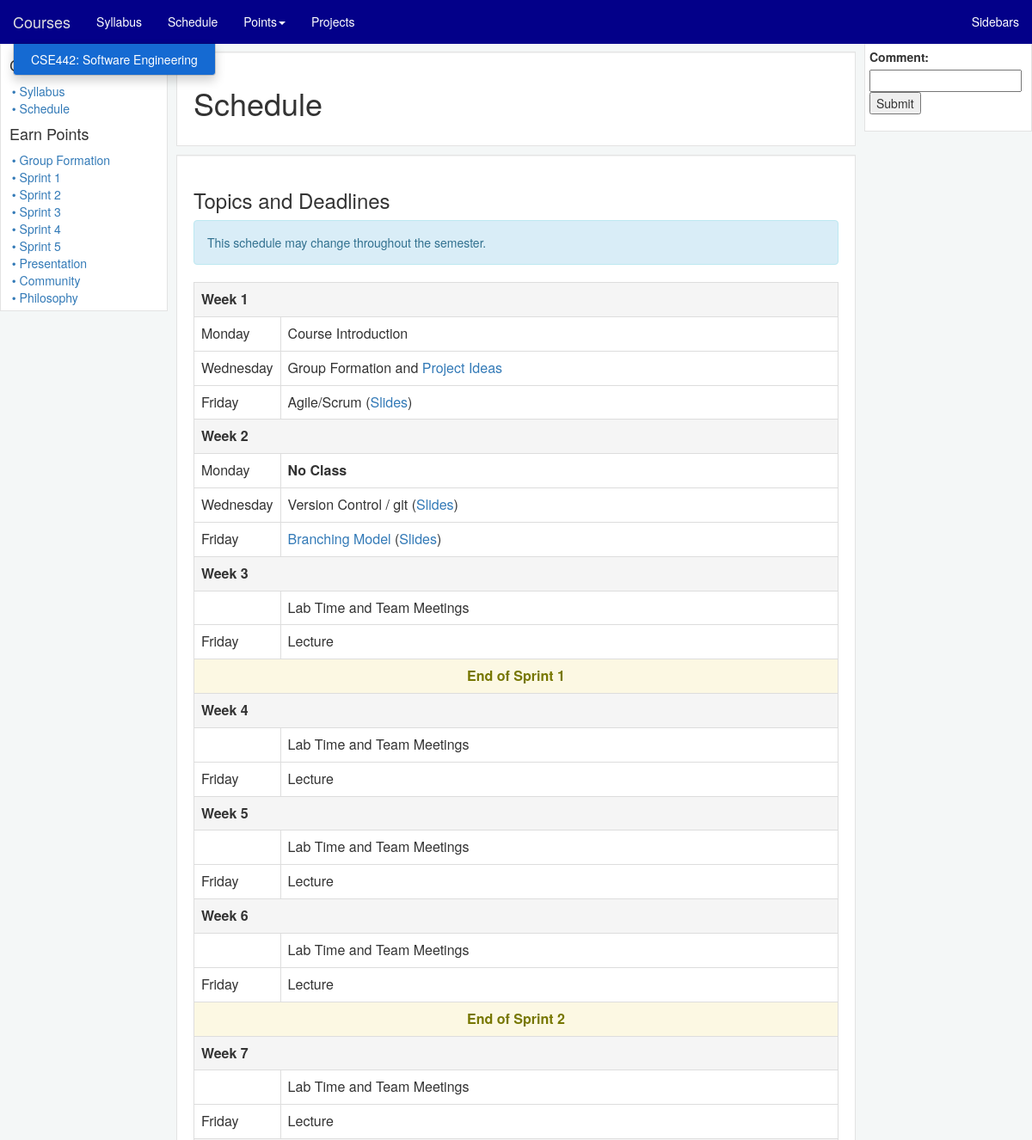
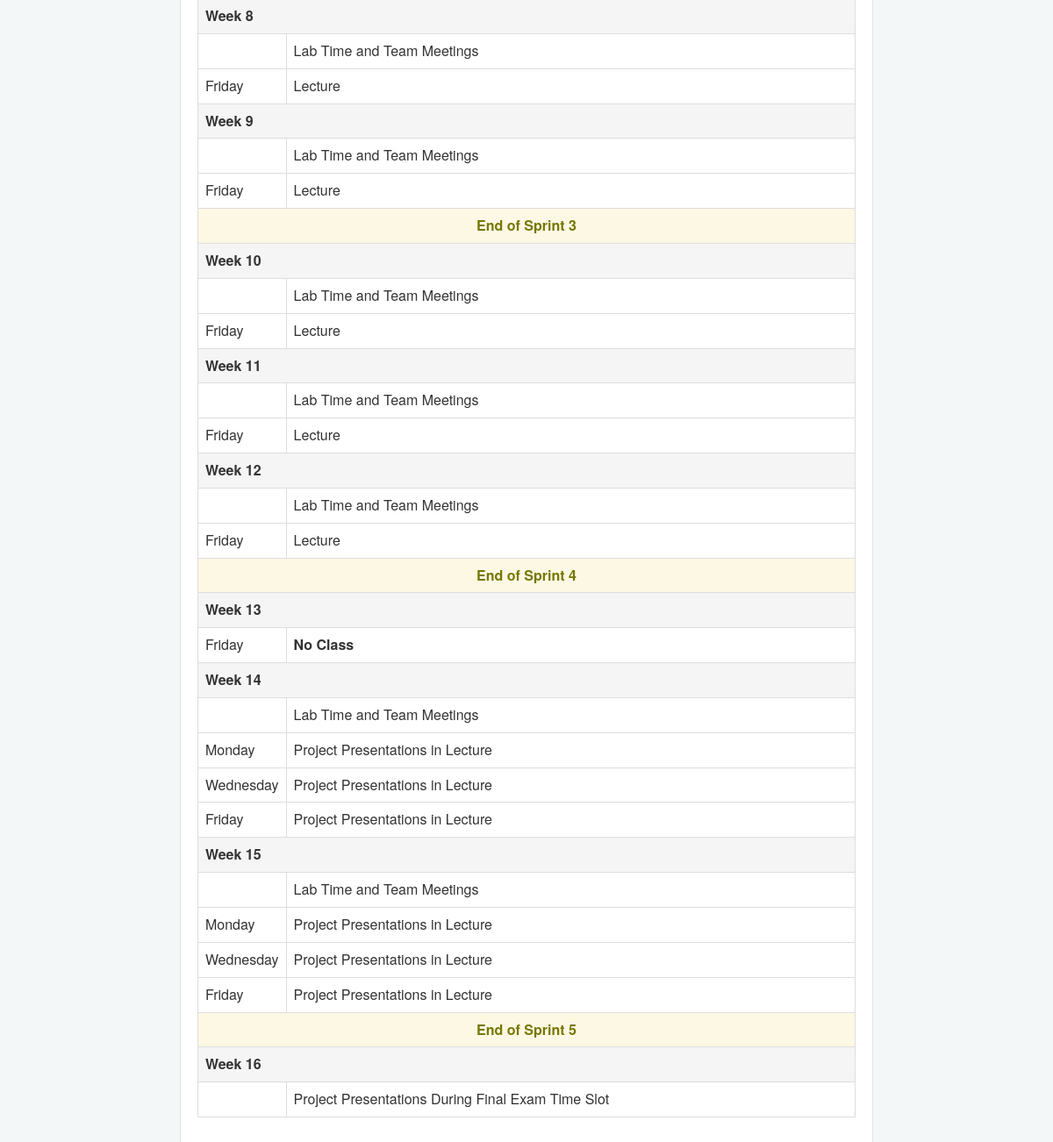
/courses/CSE442/schedule/, run on the app's committed database (2 pictures, top to bottom).
### courses/models.py (models this page shows, shortened)
class Course(models.Model):
    course_number = models.CharField(max_length=15, blank=True, null=True)
    course_title = models.CharField(max_length=100, blank=True, null=True)
    course_project = models.BooleanField(default=False, blank=True)

class Content(models.Model):
    course = models.ForeignKey(Course)
    title = models.CharField(max_length=100)
    short_title = models.CharField(max_length=40, blank=True, null=True)
    page_type = models.CharField(max_length=100, blank=True, null=True)
    due_date = models.CharField(max_length=200, blank=True, null=True)
    next_content_short_title = models.CharField(max_length=100, blank=True, null=True)
    previous_content_short_title = models.CharField(max_length=100, blank=True, null=True)
    index = models.IntegerField(blank=True, null=True)

class Section(models.Model):
    lesson = models.ForeignKey(Content, blank=True, null=True)
    sectionTitle = models.CharField(max_length=100)
    index = models.IntegerField()
    html_content = models.TextField()
    class Meta:
        ordering = ['index']

### courses/views.py (the view)
# urls.py: url(r'^(?P<course_number>.+)/schedule/$', views.schedule, name='schedule'),
def schedule(request, course_number):
    return render_content(request, course_number, 'schedule', 'courses/schedule.html')

### courses/forms.py
class CommentForm(forms.Form):
    comment = forms.CharField(label='Comment', max_length=140)

### courses/context_processors.py (called while the page is built)
def all_comments(request):
    return {'all_comments': Comment.objects.all().filter(time_submitted__gte=datetime.datetime.now()-datetime.timedelta(minutes=30)).order_by('answered', '-time_submitted')}

def all_courses(request):
    return {'all_courses': Course.objects.all().order_by('course_number')}

def all_content(request):
    return {'all_content': Content.objects.all()}

def all_lectures(request):
    return {'all_lectures': Content.objects.all().filter(page_type='lecture').order_by('index')}

def all_assignments(request):
    return {'all_assignments': Content.objects.all().filter(page_type='assignment').order_by('index')}

def syllabus(request):
    return {'syllabus': Content.objects.all().filter(page_type='syllabus')}

def schedule(request):
    return {'schedule': Content.objects.all().filter(page_type='schedule')}

### courses/templatetags/render_as_template.py (called while the page is built)
def render_as_template(parser, token):
    bits = token.split_contents()
    if len(bits) != 2:
        raise TemplateSyntaxError("'%s' takes only one argument"
                                  " (a variable representing a template to render)" % bits[0])
    return RenderAsTemplateNode(bits[1])

    def render(self, context):
        try:
            actual_item = self.item_to_be_rendered.resolve(context)
            return Template(actual_item).render(context)
        except template.VariableDoesNotExist:
            return ''

### courses/views.py (called while the page is built)
def render_content(request, course_number, page_type, template, short_title=""):
    course = Course.objects.get(course_number=course_number)
    lectures = Content.objects.filter(course=course, page_type='lecture', index__gte=0).order_by('index')
    assignments = Content.objects.filter(course=course, page_type='assignment').order_by('index')
    this_lecture = Content.objects.get(course=course, page_type=page_type, short_title=short_title) if short_title != "" \
        else Content.objects.get(course=course, page_type=page_type)
    form = CommentForm()
    context = {'lectures': lectures, 'assignments': assignments, 'course': course, 'this_lecture': this_lecture,
               'form': form}
    return render(request, template, context)

### courses/templates/courses/schedule.html
{% extends "courses/lecture.html" %}

### courses/templates/courses/lecture.html (shortened to what this page needs)
{% extends "courses/course_base.html" %}
{% load  render_as_template %}
{% block content %}
    <div class="well lecture-section-well">
        <h1>{{ this_lecture.title }}</h1>
    </div>
    {% for section in this_lecture.section_set.all %}
        <div class="well lecture-section-well">
            <h3>{{ section.sectionTitle }}</h3>
            {% render_as_template section.html_content %}
        </div>
    {% endfor %}
{% endblock %}

### courses/templates/courses/course_base.html (shortened to what this page needs)
{% extends "base.html" %}
{% load  render_as_template %}
{% block corner_title %}Courses{% endblock %}
{% block navbar %}
    <ul class="nav navbar-nav">
        <li><a href="{% url 'courses:syllabus' course.course_number %}">Syllabus</a></li>
        <li><a href="{% url 'courses:schedule' course.course_number %}">Schedule</a></li>
        <li class="dropdown">
            <a class="dropdown-toggle" data-toggle="dropdown"
               href="{% url 'courses:course_home' course.course_number %}">Points<span
                    class="caret"></span></a>
        </li>
        {% if course.course_project == True %}
            <li><a href="{% url 'courses:projects' course.course_number %}">Projects</a></li>
        {% endif %}
    </ul>
{% endblock %}
{% block left_sidebar %}
    <div class="left-side-bar">
        <div class="well sidebar-well">
            <h4>&nbsp;{{ course.course_number }}</h4>
            &nbsp; <a class="menu_link" href="{% url 'courses:syllabus' course.course_number %}">&#x2022;
            Syllabus</a><br/>
            &nbsp; <a class="menu_link" href="{% url 'courses:schedule' course.course_number %}">&#x2022; Schedule</a>
            <br/>
            <h4>&nbsp;Earn Points</h4>
            {% for assignment in assignments %}
                &nbsp;<a class="menu_link"
                         href="{% url 'courses:assignment' course.course_number assignment.short_title %}">
                &#x2022; {{ assignment.title }}</a>
                <br/>
            {% endfor %}
        </div>
    </div>
{% endblock %}
{% block right_sidebar %}
    <div class="right-side-bar">
        <div class="well sidebar-well">
            <form action="{% url 'courses:comment_form' course.course_number %}" method="post">
                {{ form }}
                <input type="submit" value="Submit"/>
            </form>
            </div>
        </div>
    </div>
{% endblock %}

### templates/base.html (shortened to what this page needs)
{% load staticfiles %}
<html>
<head>
    <link rel="stylesheet" href="https://maxcdn.bootstrapcdn.com/bootstrap/3.3.5/css/bootstrap.min.css">
    <link rel="stylesheet" type="text/css" href="{% static 'courses/UBStylin.css' %}"/>
</head>
<body class="outer">
<nav class="navbar navbar-default navbar-fixed-top">
    <div class="container-fluid">
        <div class="navbar-header">
            <ul class="nav navbar-nav">
                <li class="dropdown">
                    <a class="navbar-brand dropdown-toggle" data-toggle="dropdown" href="{% url 'courses:index' %}">
                        {% block corner_title %}Courses{% endblock %}</a>
                    <ul class="dropdown-menu">
                        {% for course in all_courses %}
                            <li>
                                <a href="{% url 'courses:syllabus' course.course_number %}">{{ course.course_number }}: {{ course.course_title }}</a>
                            </li>
                        {% endfor %}
                    </ul>
                </li>
            </ul>
        </div>
        <div class="collapse navbar-collapse" id="theNavbar">
            {% block navbar %}{% endblock %}
            <ul class="nav navbar-nav navbar-right">
                <li><a href="#" onclick="toggle_bars(); return false;">Sidebars</a></li>
            </ul>
        </div>
    </div>
</nav>
<div class="container-fluid">
    {% block body %}
        <div class="row">
            <div id="left_sidebar" class="col-sm-2 less-padding">
                {% block left_sidebar %}{% endblock %}
            </div>
            <div id="center_content" class="col-sm-8 less-padding">
                <div class="content-area">
                    {% block content %}{% endblock %}
                </div>
            </div>
            <div id="right_sidebar" class="col-sm-2 less-padding">
                {% block right_sidebar %}{% endblock %}
        </div>
    {% endblock %}
</div>
</body>
</html>

### courses/static/courses/UBStylin.css (style rules this page uses)
div.sidebar-well { border-radius: 0; padding: 5px; overflow: auto; }
div.right-side-bar { width: 16.7%; padding-left: 5px; position: fixed; height: calc(100% - 32px); overflow: auto; }
div.left-side-bar { width: 16.7%; padding-right: 5px; position: fixed; height: calc(100% - 32px); overflow: auto; }
div.lecture-section-well { border-radius: 0; margin: 10px 5px; }
div.content-area { height: calc(100% - 32px); }
div.less-padding { padding: 0; }
.well { background: white; }
body.outer { background-color: #f4f7f7; }
a.menu_link { text-decoration: none; }
.navbar-default { border-radius: 0; }
body { padding-top: 50px; }
.navbar-default { background-color: #030089; border-color: #030089; }
.navbar-default .navbar-brand { color: #ffffff; }
.navbar-default .navbar-nav > li > a { color: #ffffff; }
.navbar-default .navbar-nav > li > .dropdown-menu { background-color: #156ad2; }
.navbar-default .navbar-nav > li > .dropdown-menu > li > a { color: #ffffff; }
.navbar-default .navbar-collapse, .navbar-default .navbar-form { border-color: #ffffff; }

### data on the page
Course: course_number "CSE442", course_title "Software Engineering"
Content: title "Group Formation"
Content: title "Sprint 1"
Content: title "Sprint 2"
Content: title "Sprint 3"
Content: title "Sprint 4"
Content: title "Sprint 5"
Content: title "Presentation"
Content: title "Community"
Content: title "Philosophy"
Content: title "Schedule"
Section: sectionTitle "Topics and Deadlines", html_content "This schedule may change throughout the semester. Week 1 Monday Course Introduction Wednesday Group Formation and Project Ideas Friday Agile/Scrum ( Slides ) Week 2 Monday No Class Wednesday Version Control / git ( Slides ) Friday Branching Model ( Slides ) Week 3 Lab Time and Team Meetings Friday Lecture End of Sprint 1 Week 4 Lab Time and Team Meetings Friday Lecture Week 5 Lab Time and Team Meetings Friday Lecture Week 6 Lab Time and Team Meetings Friday Lecture End of Sprint 2 Week 7 Lab Time and Team Meetings Friday Lecture Week 8 Lab Time and Team Meetings Friday Lecture Week 9 Lab Time and Team Meetings Friday Lecture End of Sprint 3 Week 10 Lab Time and Team Meetings Friday Lecture…"
